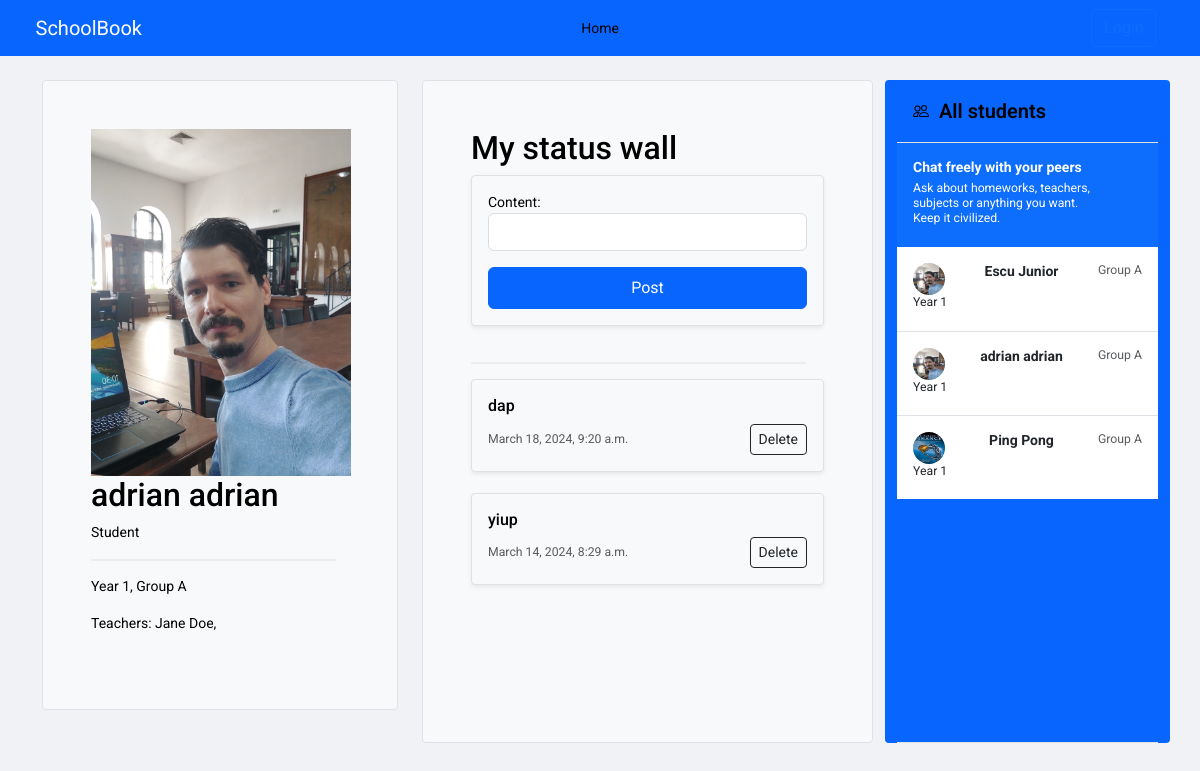
Screenshot of /student/adrian_adrian/ with the database file from the repository.
### core/models.py (models this page shows, shortened)
class Student(models.Model):
    user = models.OneToOneField(User, on_delete=models.CASCADE, null=True)
    first_name = models.CharField(max_length=150, null=True)
    last_name = models.CharField(max_length=150, null=True)
    group = models.ForeignKey(Group, on_delete=models.SET_NULL, null=True, blank=True)
    phone = models.CharField(max_length=150,null=True)
    parents = models.ManyToManyField(Parent, related_name='children')
    teachers = models.ManyToManyField(Teacher, related_name='pupils')
    year = models.ForeignKey(Year, on_delete=models.CASCADE, related_name='students')
    year_group = models.ForeignKey(YearGroup, on_delete=models.CASCADE, related_name='students')
    subjects = models.ManyToManyField('Subject', related_name='students')
    profile_pic = models.ImageField(upload_to='static/images',null=True, blank=True)

class Year(models.Model):
    year = models.IntegerField(default=1)
    teachers = models.ManyToManyField(Teacher)
    def __str__(self) -> str:
        return f"Year {self.year}"

class YearGroup(models.Model):
    name = models.CharField(max_length=200)
    def __str__(self) -> str:
        return f"Group {self.name}"

class Teacher(models.Model):
    name = models.CharField(max_length=150)
    subjects = models.ManyToManyField('Subject', related_name='teachers')
    phone = models.CharField(max_length=150, null=True)
    group = models.ForeignKey(Group, on_delete=models.SET_NULL, null=True, blank=True)
    user = models.OneToOneField(User, on_delete=models.CASCADE, null=True)
    profile_pic = models.ImageField(upload_to='static/images' ,null=True, blank=True)

class StatusUpdate(models.Model):
    user = models.ForeignKey(User, on_delete=models.CASCADE)
    content = models.TextField()
    timestamp = models.DateTimeField(auto_now_add=True)

### core/views.py (the view)
# urls.py: path('student/<str:username>/', views.student_profile, name='student_profile'),
def student_profile(request, username):
    student = get_object_or_404(Student,  user__username=username)
    all_students = Student.objects.all()
    year = student.year
    year_group = student.year_group
    teachers = student.teachers.all()
    statuses = StatusUpdate.objects.filter(user=student.user).order_by('-timestamp')
    if request.method == 'POST':
        form = StatusUpdateForm(request.POST)
        if form.is_valid():
            status = form.save(commit=False)
            status.user = request.user
            status.save()
            return redirect('student_profile', username=username)
    else:
        form = StatusUpdateForm()
    return render(request, 'student.html', {'student': student, 'all_students': all_students, \
                                            'year': year, 'year_group': year_group, \
                                            'teachers': teachers, 'statuses': statuses, 'form': form})

### core/forms.py
class StatusUpdateForm(forms.ModelForm):
    class Meta:
        model = StatusUpdate
        fields = ['content']
        widgets = {
            'content' : forms.TextInput(attrs={
                'class': 'form-control',
            }),
        }

### core/templatetags/group_check.py (called while the page is built)
@register.filter(name="in_group")
def in_group(user, group_name):
    return user.groups.filter(name=group_name).exists()

### core/templates/student.html (shortened to what this page needs)
{% extends 'base.html' %}
{% load static %}
{% block content %}
<main>
  <div class="container py-4">
    <div class="row  ">
      <div class="col-md-4" style="height: 630px;  position: sticky; top: 50px;" >
        <div class="h-100 p-5 text-bg-light rounded-1 border">
          <img style='width:260px; height:auto;' src="{{ student.profile_pic.url }}" class="card-img-top" alt="{{ student.first_name }} {{ student.last_name }}">
          <h2>{{ student.first_name }} {{ student.last_name }}</h2>
          <p>Student</p>
          <hr class="styled-hr">
          <p>{{ year }}, {{ year_group }}</p>
          {% for teacher in student.teachers.all %}
            <p>Teachers: {{teacher.name}}, </p>
          {% endfor %}
        </div>
      </div>
      <div class="col-md-5">
        <div class="h-100 p-5  text-bg-light border rounded-1" >
          <h2>My status wall</h2>
                  <div class="col ">
                  <div class="card shadow-sm text-bg-light  border rounded-1">
                    <div class="card-body">
                    <form method="post">
                      {{ form.as_p }}
                      <button class="btn btn-primary w-100 py-2" type="submit">Post</button>
                    </form>
                    </div>
                    </div>
                  </div>
                  <br />
                  <hr class="styled-hr">
                  {% for status in statuses %}
                    <div class="col ">
                      <div class="card shadow-sm text-bg-light border rounded-1">
                        <div class="card-body">
                          <h6 class="card-text">{{ status.content }}</h6>
                          <div class="d-flex justify-content-between align-items-center">
                            <small class="text-body-secondary">{{ status.timestamp }}</small>
                            <small class="text-body-secondary">
                              <form method="post" action="{% url 'delete_status' status.id %}">
                                <button class="btn btn-outline-dark btn-sm rounded-1" type="submit">Delete</button>
                            </form>
                            </small>
                          </div>
                        </div>
                      </div>
                    </div>
                    <br />
                    {% endfor %}
        </div>
      </div>
    <div class="col-md-3 d-flex flex-column align-items-stretch flex-shrink-0 bg-body-tertiary rounded-1">
      <a href=# class="d-flex align-items-center flex-shrink-0 p-3 link-body-emphasis text-decoration-none border-bottom">
        <span class="fs-5 fw-semibold"> &nbsp; All students</span>
      </a>
      <div class="list-group list-group-flush border-bottom scrollarea">
        <a href="#" class="list-group-item list-group-item-action active py-3 lh-sm" aria-current="true">
          <div class="d-flex w-100 align-items-center justify-content-between">
            <strong class="mb-1">Chat freely with your peers</strong>
          </div>
          <div class="col-10 mb-1 small">Ask about homeworks, teachers, subjects or anything you want. Keep it civilized.</div>
        </a>
        {% for student in all_students %}
          <a href="{% url 'student_student_profile' username=student.user.username %}" class="list-group-item list-group-item-action py-3 lh-sm">
            <div class="d-flex w-100 justify-content-between">
              <img src="{{ student.profile_pic.url }}"  width="32" height="32" class="rounded-circle flex-shrink-0">
              <strong class="mb-1">{{ student.first_name }} {{ student.last_name }}</strong>
              <small class="text-body-secondary">{{ student.year_group }}</small>
            </div>
            <div class="col-10 mb-1 small">{{ student.year }}</div>
          </a>
        {% endfor %}
      </div>
    </div>
</div>
</main>
{% endblock %}

### school_manager/static/css/sign-in.css (style rules this page uses)
html, body { height: 100%; }

### school_manager/static/css/custom.css (style rules this page uses)
.styled-hr { border: 1px solid #ccc; margin: 15px 0; width: 95% !important; background-color: #eee; text-align: right; }
body { font-size: 14px; line-height: 1.5; }
body { background-color: #f0f2f5; font-family: 'Roboto', Arial, sans-serif; }
.card { box-shadow: 0 2px 4px rgba(0, 0, 0, 0.1); }
.bg-body-tertiary { background-color: #0866ff !important; }
.btn-primary { background-color: #0866ff; border-color: #0866ff; }
.form-control { border: 1px solid #dddf; box-shadow: none; color: #1c1e21; background-color: #fff !important; }
hr { border-top-color: #dadde1; }
.bi { vertical-align: -.125em; fill: currentColor; }

### school_manager/static/css/sidebars.css (style rules this page uses)
.scrollarea { overflow-y: auto !important; height: 600px; }

### rows the page displays
Student: profile_pic (picture), first_name "adrian", last_name "adrian", year_group "Group A", year "Year 1"
Year: year "Year 1"
YearGroup: name "Group A"
Teacher: name "Jane Doe"
StatusUpdate: content "dap", timestamp "March 18, 2024, 9:20 a.m."
StatusUpdate: content "yiup", timestamp "March 14, 2024, 8:29 a.m."
Student: profile_pic (picture), first_name "Escu", last_name "Junior", year_group "Group A", year "Year 1"
Student: profile_pic (picture), first_name "Ping", last_name "Pong", year_group "Group A", year "Year 1"
